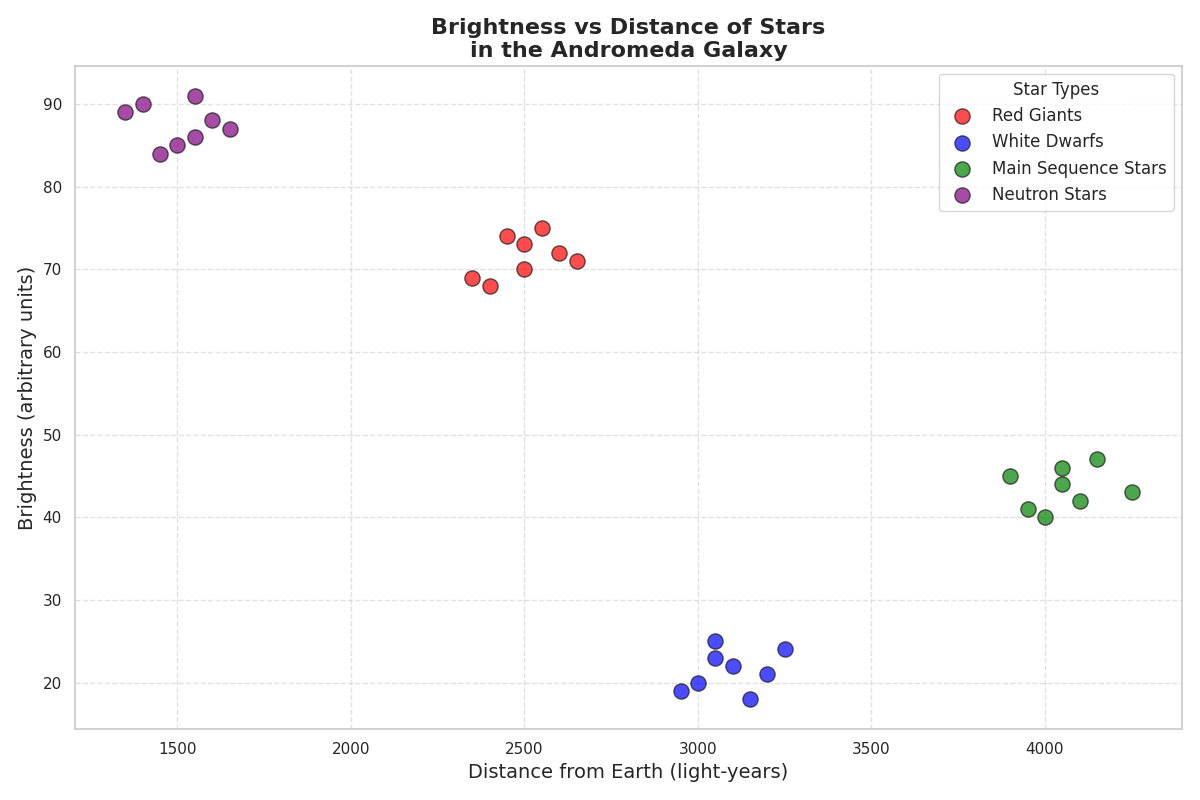

Source code (Python):
import matplotlib.pyplot as plt

# Handcrafted data for different types of stars in the Andromeda Galaxy
red_giants = {
    "Brightness": [70, 68, 72, 75, 74, 69, 71, 73],
    "Distance": [2500, 2400, 2600, 2550, 2450, 2350, 2650, 2500]
}

white_dwarfs = {
    "Brightness": [20, 22, 19, 21, 23, 24, 18, 25],
    "Distance": [3000, 3100, 2950, 3200, 3050, 3250, 3150, 3050]
}

main_sequence_stars = {
    "Brightness": [40, 45, 42, 44, 41, 47, 43, 46],
    "Distance": [4000, 3900, 4100, 4050, 3950, 4150, 4250, 4050]
}

# Additional made-up data series: Neutron Stars
neutron_stars = {
    "Brightness": [85, 88, 90, 86, 84, 87, 89, 91],
    "Distance": [1500, 1600, 1400, 1550, 1450, 1650, 1350, 1550]
}

# Create a scatter plot
plt.figure(figsize=(12, 8))

# Plot each star type with distinctive markers and colors
plt.scatter(red_giants["Distance"], red_giants["Brightness"], 
            color='red', label='Red Giants', s=120, alpha=0.7, edgecolors='k')
plt.scatter(white_dwarfs["Distance"], white_dwarfs["Brightness"], 
            color='blue', label='White Dwarfs', s=120, alpha=0.7, edgecolors='k')
plt.scatter(main_sequence_stars["Distance"], main_sequence_stars["Brightness"], 
            color='green', label='Main Sequence Stars', s=120, alpha=0.7, edgecolors='k')
plt.scatter(neutron_stars["Distance"], neutron_stars["Brightness"], 
            color='purple', label='Neutron Stars', s=120, alpha=0.7, edgecolors='k')

# Add plot details
plt.title('Brightness vs Distance of Stars\nin the Andromeda Galaxy', fontsize=16, fontweight='bold')
plt.xlabel('Distance from Earth (light-years)', fontsize=14)
plt.ylabel('Brightness (arbitrary units)', fontsize=14)
plt.grid(True, linestyle='--', alpha=0.6)

# Add a legend and ensure it does not obstruct the data visualization
plt.legend(title='Star Types', fontsize=12, loc='upper right')

# Adjust layout to prevent overlap
plt.tight_layout()

# Display the plot
plt.show()
